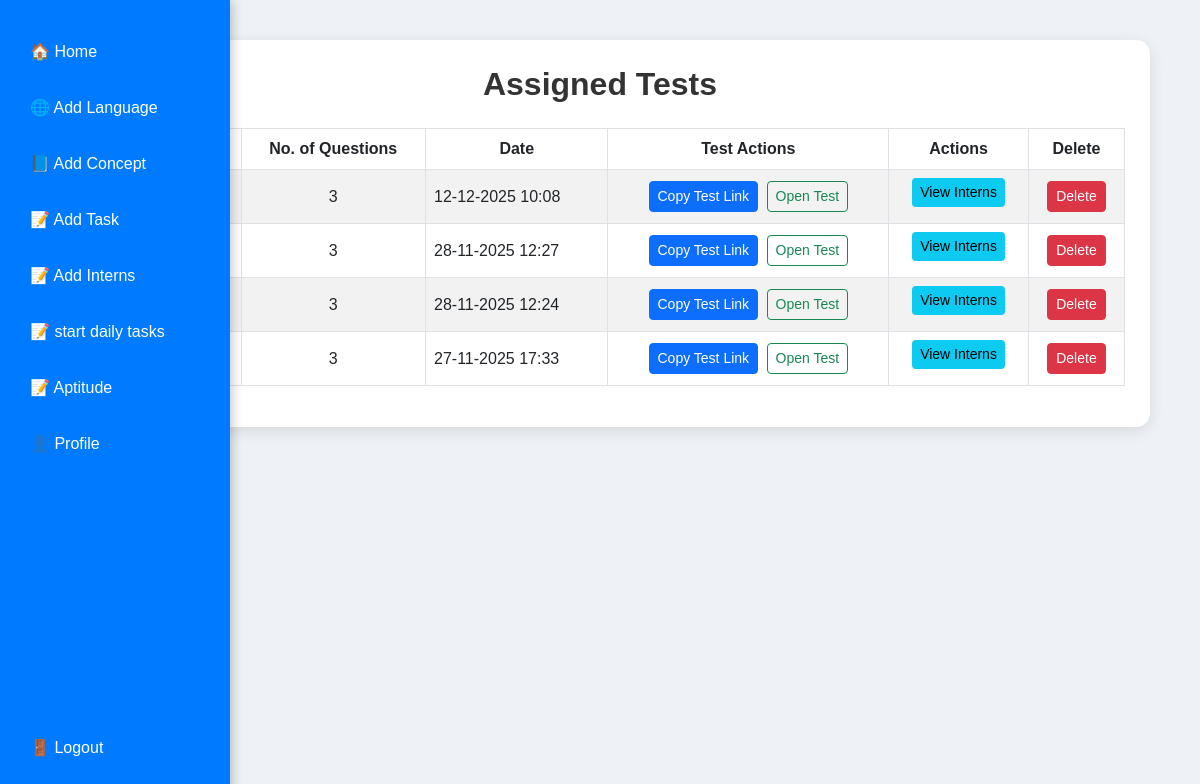
The app's page /aptitude/sessions/, older data.
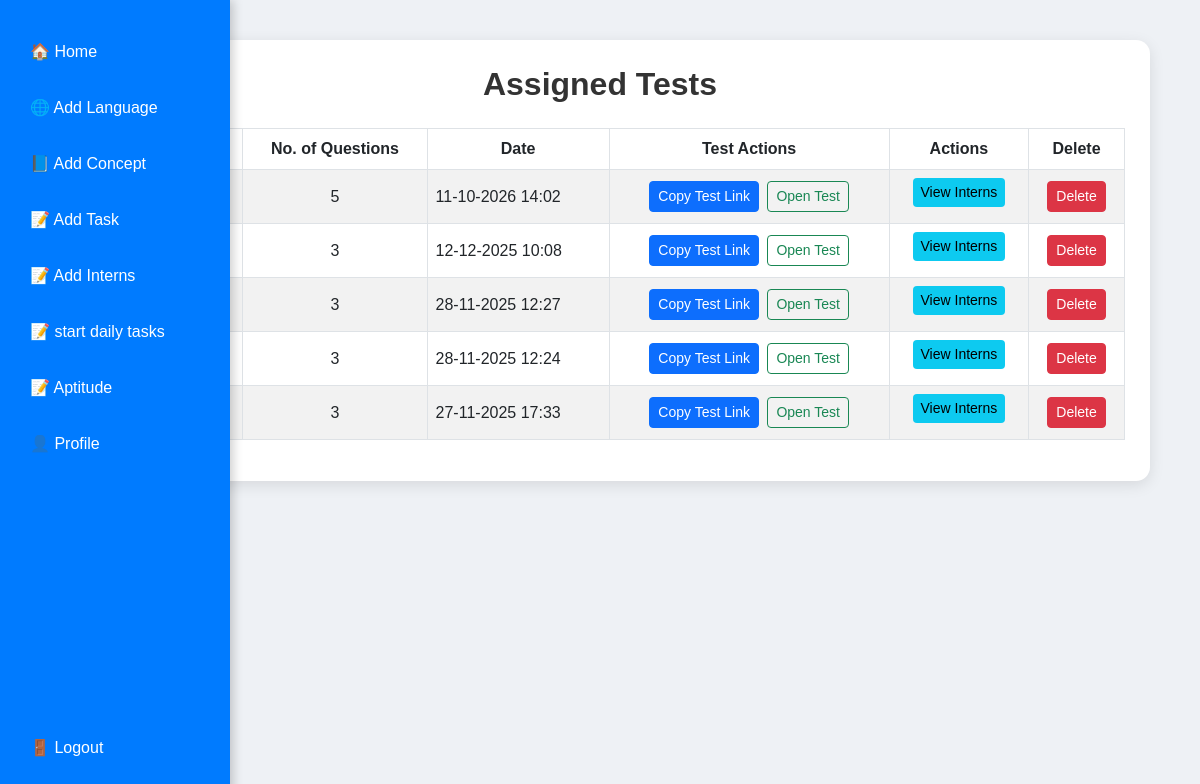
The same page, newer data.
### aptitude/models.py (models this page shows, shortened)
class PracticeSession(models.Model):
    concept = models.ForeignKey(Concept, on_delete=models.CASCADE)
    num_questions = models.PositiveIntegerField()
    created_at = models.DateTimeField(auto_now_add=True)

### aptitude/views.py (the view)
# urls.py: path("sessions/", views.session_list, name="session_list"),
def session_list(request):
    sessions = PracticeSession.objects.all().order_by("-created_at")
    for session in sessions:
        relative_url = reverse(
            "start_test",
            kwargs={"session_id": session.id}
        )
        session.test_url = request.build_absolute_uri(relative_url)
    return render(
        request,
        "aptitude/session_list.html",
        {"sessions": sessions}
    )

### aptitude/templates/aptitude/session_list.html (shortened to what this page needs)
<!DOCTYPE html>
<html lang="en">
<head>
    <link href="https://cdn.jsdelivr.net/npm/bootstrap@5.3.0/dist/css/bootstrap.min.css"
          rel="stylesheet">
</head>
<body>
    {% include 'sidebar.html' %}
    <div class="page-card">
        <h2>Assigned Tests</h2>
        <div class="table-responsive">
            <table class="table table-bordered table-striped align-middle">
                <thead class="text-center">
                    <tr>
                        <th>ID</th>
                        <th>Concept</th>
                        <th>No. of Questions</th>
                        <th>Date</th>
                        <th>Test Actions</th>
                        <th>Actions</th>
                        <th>Delete</th>
                    </tr>
                </thead>
                <tbody>
                    {% for s in sessions %}
                    <tr>
                        <td class="text-center">
                        </td>
                        <td>
                        </td>
                        <td class="text-center">
                            {{ s.num_questions }}
                        </td>
                        <td>
                            {{ s.created_at|date:"d-m-Y H:i" }}
                        </td>
                        <td class="text-center action-buttons">
                            <button
                                type="button"
                                class="btn btn-sm btn-primary"
                                onclick="copyTestLink({{ s.id }}, this)">
                                Copy Test Link
                            </button>
                            <a
                                href="{{ s.test_url }}"
                                target="_blank"
                                rel="noopener noreferrer"
                                class="btn btn-sm btn-outline-success">
                                Open Test
                            </a>
                        </td>
                        <td class="text-center">
                            <a
                                href="{% url 'session_detail' s.id %}"
                                class="btn btn-sm btn-info mb-2">
                                View Interns
                            </a>
                        </td>
                        <td class="text-center">
                            <form
                                method="POST"
                                action="{% url 'delete_session' s.id %}"
                                onsubmit="return confirm('Are you sure you want to delete this test?');">
                                <button
                                    type="submit"
                                    class="btn btn-sm btn-danger">
                                    Delete
                                </button>
                            </form>
                        </td>
                    </tr>
                    {% endfor %}
                </tbody>
            </table>
        </div>
    </div>
</body>
</html>

Row changes from the older to the newer data that the page shows:
added PracticeSession: num_questions "5", created_at "11-10-2026 14:02"
